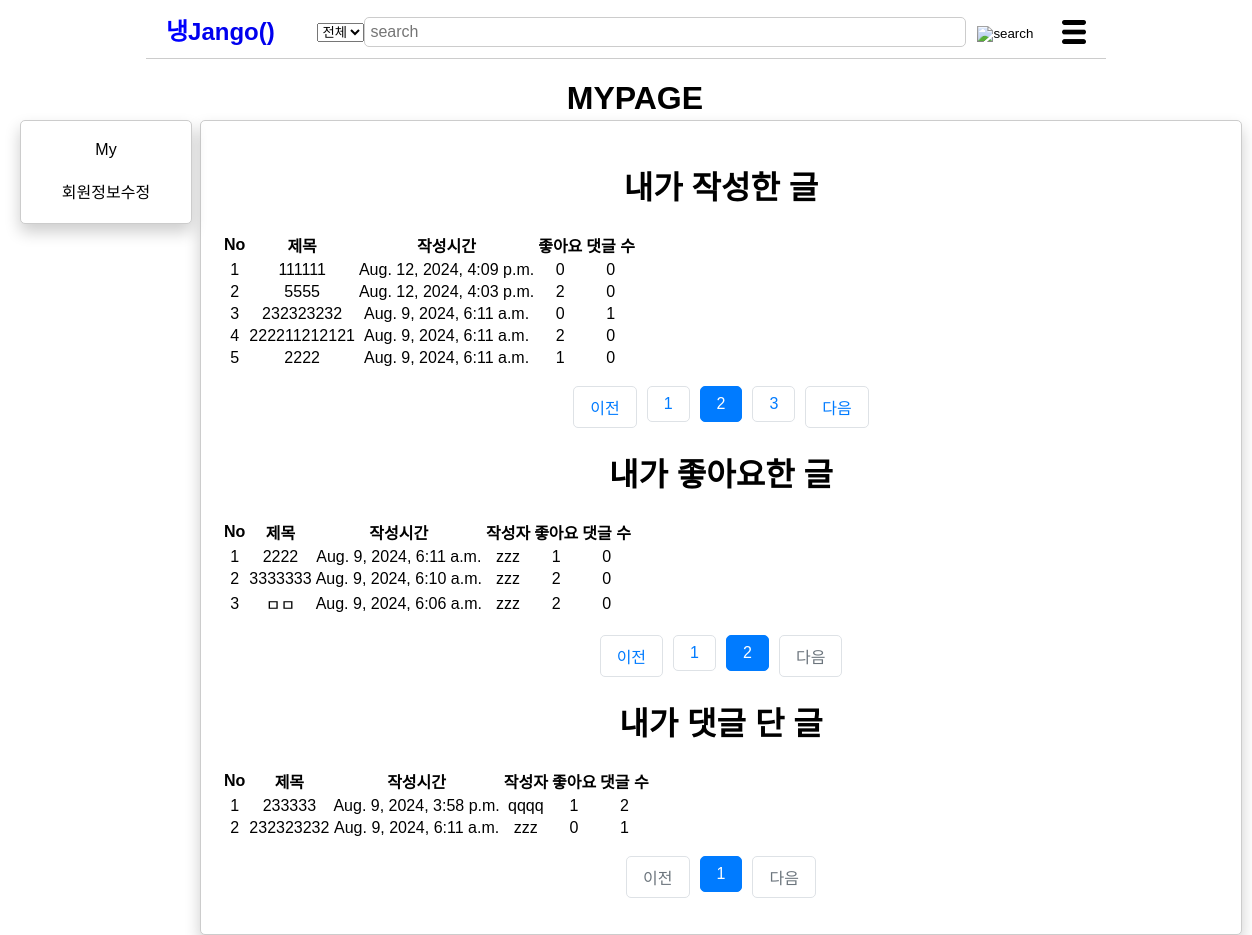
Screenshot of /mypage/4/?page=2 (signed in) with the database file from the repository.
### post/models.py (models this page shows, shortened)
class Post(models.Model):
    title = models.CharField(max_length=200)
    cooktime = models.IntegerField()
    ingredient = models.TextField()
    cookmethod = models.TextField()
    created_at=models.DateTimeField(auto_now_add=True)
    writer=models.ForeignKey(User, on_delete=models.CASCADE)
    like_users=models.ManyToManyField(settings.AUTH_USER_MODEL, related_name='like_posts', blank=True)
    updated_at=models.DateTimeField(null=True, blank=True, auto_now=True)
    category = models.ForeignKey(Category, on_delete=models.CASCADE)

### post/views/mypage_views.py (the view)
# urls.py: path('mypage/<int:writer_id>/', mypage, name='mypage'),
def mypage(request, writer_id):
    if request.user.is_authenticated:
        myposts=MY_myposts(request, writer_id)
        mylikes=MY_mylikes(request, writer_id)
        mycomments=MY_mycomments(request, writer_id)
        page=request.GET.get('page', '1')
        paginator=Paginator(myposts, 5)
        myposts=paginator.get_page(page)
        page=request.GET.get('page', '1')
        paginator=Paginator(mylikes, 5)
        mylikes=paginator.get_page(page)
        page=request.GET.get('page', '1')
        paginator=Paginator(mycomments, 5)
        mycomments=paginator.get_page(page)
        context={
                'myposts' : myposts,
                'mylikes' : mylikes,
                'mycomments' : mycomments,
            }
        return render(request, 'mypage.html', context)
    else:
        return redirect('accounts:login')

### post/views/mypage_views.py (called while the page is built)
def MY_myposts(request, writer_id):
    user = User.objects.get(pk=writer_id)
    if request.user.pk == user.pk:
        myposts = Post.objects.filter(writer=user).annotate(comment_count=Count('comment')).order_by('-created_at')
    return myposts

def MY_mylikes(request, writer_id):
    user = User.objects.get(pk=writer_id)
    if request.user.pk == user.pk:
        mylikes = Post.objects.filter(like_users=user).annotate(comment_count=Count('comment')).order_by('-created_at')
    return mylikes

def MY_mycomments(request, writer_id):
    user = User.objects.get(pk=writer_id)
    if request.user.pk == user.pk:
        mycomments = Post.objects.filter(comment__writer=user).distinct().annotate(comment_count=Count('comment')).order_by('-created_at')
    return mycomments

### post/templates/mypage.html (shortened to what this page needs)
<!DOCTYPE html>
<html lang="ko">
<head>
    {% load static %}
    <link rel="stylesheet" href ="{%static 'css/styles-mypage.css' %}">
</head>
<body>
    <header>
            <div class="logo"><a href="{% url 'post:main' %}">
                <span class="blue">냉</span>Jango() </a>
            </div>
            <form method="POST" action="{% url 'post:search' user.id %}">
                <div class="search-bar">
                    <select name="search_select">
                        <option value="전체">전체</option>
                    </select>
                    <input type="text" placeholder="search" name="searched">
                    <button><img src="{% static 'image/search-icon.png' %}" alt="search"></button>
                </div>
            </form>
            <div class="menu-icon">
                <img src="{% static 'image/menu-icon.png' %}" alt="menu">
            </div>
        </header>
    <h1>&nbsp;&nbsp;MYPAGE</h1>
    <form id="pageForm" method="POST" action="{% url 'post:mypage_select' user.id %}">
        <div class="dropdown-mypage">
            <label for="my">My</label>
            <label for="membership">회원정보수정</label>
        </div>
    </form>
    <div id="content">
        {%if selected_page == "membership"%}
        <div class="passkey">
            <form method="POST" action="{% url 'post:passkey' user.id%}">
                {% csrf_token %}
                <label for="passkey">패스 키를 입력해주세요.</label>
                <input type="password" id="passkey" name="inputpasskey">
                <br>
                <button type="submit">확인</button>
            </form>
        </div>
        {% else %}
        <div>
            <h1>내가 작성한 글</h1>
            <table>
                <thead>
                    <tr>
                        <th>No</th>
                        <th>제목</th>
                        <th>작성시간</th>
                        <th>좋아요</th>
                        <th>댓글 수</th>
                    </tr>
                </thead>
                <tbody>
                    {% for post in myposts %}
                    <tr class="fixed" data-href="{% url 'post:show' post.id %}">
                        <td>{{ forloop.counter }}</td>
                        <td>{{ post.title }}</td>
                        <td>{{ post.created_at }}</td>
                        <td>{{ post.like_users.all.count }}</td>
                        <td>{{ post.comment_count }}</td>
                    </tr>
                    {% endfor %}
                </tbody>
            </table>
            <ul class="pagination justify-content-center">
                {% if myposts.has_previous %}
                    <li class="page-item">
                        <a class="page-link" href="?page={{ myposts.previous_page_number }}">이전</a>
                    </li>
                {% else %}
                    <li class="page-item disabled">
                        <a class="page-link" tabindex="-1" aria-disabled="true" href="#">이전</a>
                    </li>
                {% endif %}
                {% for page_number in myposts.paginator.page_range %}
                {% if page_number >= myposts.number|add:-5 and page_number <= myposts.number|add:5 %}
                {% if page_number == myposts.number %}
                    <li class="page-item active" aria-current="page">
                        <a class="page-link" href="?page={{ page_number }}">{{ page_number }}</a>
                    </li>
                {% else %}
                    <li class="page-item">
                        <a class="page-link" href="?page={{ page_number }}">{{ page_number }}</a>
                    </li>
                {% endif %}
                {% endif %}
                {% endfor %}
                {% if myposts.has_next %}
                    <li class="page-item">
                        <a class="page-link" href="?page={{ myposts.next_page_number }}">다음</a>
                    </li>
                {% else %}
                    <li class="page-item disabled">
                        <a class="page-link" tabindex="-1" aria-disabled="true" href="#">다음</a>
                    </li>
                {% endif %}
            </ul>
                <h1>내가 좋아요한 글</h1>
                <table>
                    <thead>
                        <tr>
                            <th>No</th>
                            <th>제목</th>
                            <th>작성시간</th>
                            <th>작성자</th>
                            <th>좋아요</th>
                            <th>댓글 수</th>
                        </tr>
                    </thead>
                    <tbody>
                        {% for post in mylikes %}
                        <tr class="fixed" data-href="{% url 'post:show' post.id %}">
                            <td>{{ forloop.counter }}</td>
                            <td>{{ post.title }}</td>
                            <td>{{ post.created_at }}</td>
                            <td>{{ post.writer }}</td>
                            <td>{{ post.like_users.all.count }}</td>
                            <td>{{ post.comment_count }}</td>
                        </tr>
                        {% endfor %}
                    </tbody>
                </table>
            <ul class="pagination justify-content-center">
                {% if mylikes.has_previous %}
                    <li class="page-item">
                        <a class="page-link" href="?page={{ mylikes.previous_page_number }}">이전</a>
                    </li>
                {% else %}
                    <li class="page-item disabled">
                        <a class="page-link" tabindex="-1" aria-disabled="true" href="#">이전</a>
                    </li>
                {% endif %}
                {% for page_number in mylikes.paginator.page_range %}
                {% if page_number >= mylikes.number|add:-5 and page_number <= mylikes.number|add:5 %}
                {% if page_number == mylikes.number %}
                    <li class="page-item active" aria-current="page">
                        <a class="page-link" href="?page={{ page_number }}">{{ page_number }}</a>
                    </li>
                {% else %}
                    <li class="page-item">
                        <a class="page-link" href="?page={{ page_number }}">{{ page_number }}</a>
                    </li>
                {% endif %}
                {% endif %}
                {% endfor %}
                {% if mylikes.has_next %}
                    <li class="page-item">
                        <a class="page-link" href="?page={{ mylikes.next_page_number }}">다음</a>
                    </li>
                {% else %}
                    <li class="page-item disabled">
                        <a class="page-link" tabindex="-1" aria-disabled="true" href="#">다음</a>
                    </li>
                {% endif %}
            </ul>
                <h1>내가 댓글 단 글</h1>
                <table>
                    <thead>
                        <tr>
                            <th>No</th>
                            <th>제목</th>
                            <th>작성시간</th>
                            <th>작성자</th>
                            <th>좋아요</th>
                            <th>댓글 수</th>
                        </tr>
                    </thead>
                    <tbody>
                        {% for post in mycomments %}
                        <tr class="fixed" data-href="{% url 'post:show' post.id %}">
                            <td>{{ forloop.counter }}</td>
                            <td>{{ post.title }}</td>
                            <td>{{ post.created_at }}</td>
                            <td>{{ post.writer }}</td>
                            <td>{{ post.like_users.all.count }}</td>
                            <td>{{ post.comment_count }}</td>
                        </tr>
                        {% endfor %}
                    </tbody>
                </table>
            <ul class="pagination justify-content-center">
                {% if mycomments.has_previous %}
                    <li class="page-item">
                        <a class="page-link" href="?page={{ mycomments.previous_page_number }}">이전</a>
                    </li>
                {% else %}
                    <li class="page-item disabled">
                        <a class="page-link" tabindex="-1" aria-disabled="true" href="#">이전</a>
                    </li>
                {% endif %}
                {% for page_number in mycomments.paginator.page_range %}
                {% if page_number >= mycomments.number|add:-5 and page_number <= mycomments.number|add:5 %}
                {% if page_number == mycomments.number %}
                    <li class="page-item active" aria-current="page">
                        <a class="page-link" href="?page={{ page_number }}">{{ page_number }}</a>
                    </li>
                {% else %}
                    <li class="page-item">
                        <a class="page-link" href="?page={{ page_number }}">{{ page_number }}</a>
                    </li>
                {% endif %}
                {% endif %}
                {% endfor %}
                {% if mycomments.has_next %}
                    <li class="page-item">
                        <a class="page-link" href="?page={{ mycomments.next_page_number }}">다음</a>
                    </li>
                {% else %}
                    <li class="page-item disabled">
                        <a class="page-link" tabindex="-1" aria-disabled="true" href="#">다음</a>
                    </li>
                {% endif %}
            </ul>
        </div>
        {%endif%}
    </div>
</body>
</html>

### static/css/styles-mypage.css (style rules this page uses)
body { font-family: Arial, sans-serif; margin: 0 auto; padding: 0; text-align: center; width: 960px; overflow-x: auto; }
header { display: flex; justify-content: space-between; align-items: center; padding: 10px 20px; background-color: #fff; border-bottom: 1px solid #ccc; }
a { text-decoration-line: none; text-decoration-color: black; }
.logo { font-size: 24px; font-weight: bold; margin-right: 20px; }
.logo .blue { color: blue; }
.search-bar { padding-top: 6px; display: flex; align-items: center; flex-grow: 1; margin: 0 20px; }
.search-bar input { width: 590px; padding: 5px; font-size: 16px; border: 1px solid #ccc; border-radius: 5px; flex-grow: 1; }
.search-bar button { background: none; border: none; cursor: pointer; margin-left: 5px; }
.search-bar button img { margin-top: 3px; width: 30px; height: 30px; }
.menu-icon { position: relative; display: inline-block; }
.menu-icon img { margin-top: 10px; width: 24px; height: 24px; cursor: pointer; }
.dropdown-mypage { position: absolute; top: 120px; left: 20px; background-color: #fff; border: 1px solid #ccc; border-radius: 5px; box-shadow: 0 8px 16px rgba(0,0,0,0.2); z-index: 1; min-width: 150px; padding: 10px; }
.dropdown-mypage label { display: block; padding: 10px; text-decoration: none; color: #000; cursor: pointer; }
#content { position: absolute; text-align: center; top: 120px; left: 200px; padding: 20px; border: 1px solid #ccc; border-radius: 5px; box-shadow: 0 8px 16px rgba(0,0,0,0.2); width: 1000px; min-height: 500px; background-color: #fff; }
.pagination { display: flex; justify-content: center; list-style-type: none; padding: 0; }
.page-item { margin: 0 5px; }
.page-link { display: block; padding: 8px 16px; text-decoration: none; color: #007bff; border: 1px solid #dee2e6; border-radius: 5px; }
.page-item.disabled .page-link { color: #6c757d; pointer-events: none; cursor: not-allowed; }
.page-item.active .page-link { color: white; background-color: #007bff; border-color: #007bff; }

### rows the page displays
Post: title "111111", created_at "Aug. 12, 2024, 4:09 p.m.", like_users.all.count "0", comment_count "0"
Post: title "5555", created_at "Aug. 12, 2024, 4:03 p.m.", like_users.all.count "2", comment_count "0"
Post: title "232323232", created_at "Aug. 9, 2024, 6:11 a.m.", like_users.all.count "0", comment_count "1", writer "zzz"
Post: title "222211212121", created_at "Aug. 9, 2024, 6:11 a.m.", like_users.all.count "2", comment_count "0"
Post: title "2222", created_at "Aug. 9, 2024, 6:11 a.m.", like_users.all.count "1", comment_count "0", writer "zzz"
Post: title "3333333", created_at "Aug. 9, 2024, 6:10 a.m.", writer "zzz", like_users.all.count "2", comment_count "0"
Post: title "ㅁㅁ", created_at "Aug. 9, 2024, 6:06 a.m.", writer "zzz", like_users.all.count "2", comment_count "0"
Post: title "233333", created_at "Aug. 9, 2024, 3:58 p.m.", writer "qqqq", like_users.all.count "1", comment_count "2"

### other values shown
{{ page_number }} "1" "3"
{{ page_number }} "2"
{{ page_number }} "1"
